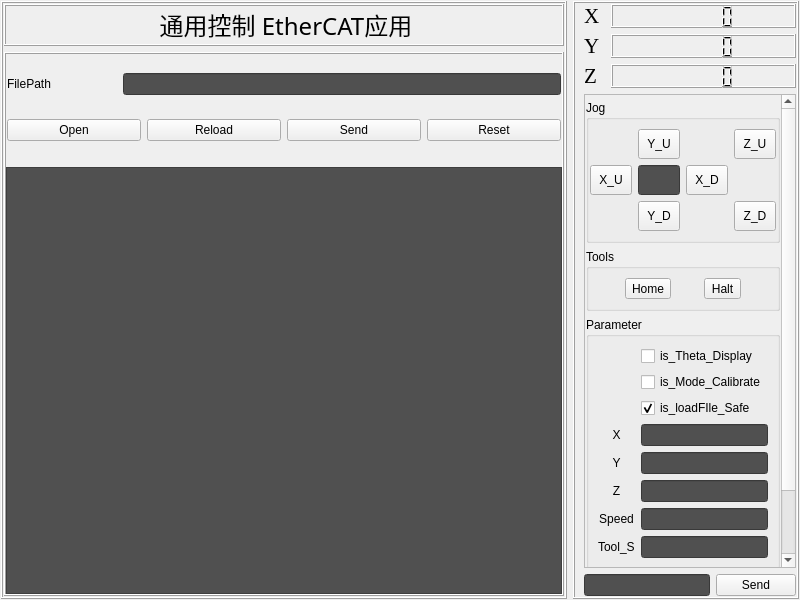
<?xml version="1.0" encoding="UTF-8"?>
<ui version="4.0">
 <class>Form_ControlTab</class>
 <widget class="QWidget" name="Form_ControlTab">
  <property name="geometry">
   <rect>
    <x>0</x>
    <y>0</y>
    <width>800</width>
    <height>600</height>
   </rect>
  </property>
  <property name="windowTitle">
   <string>Form</string>
  </property>
  <layout class="QHBoxLayout" name="horizontalLayout" stretch="5,2">
   <property name="leftMargin">
    <number>1</number>
   </property>
   <property name="topMargin">
    <number>1</number>
   </property>
   <property name="rightMargin">
    <number>1</number>
   </property>
   <property name="bottomMargin">
    <number>1</number>
   </property>
   <item>
    <widget class="QFrame" name="frame_left">
     <property name="frameShape">
      <enum>QFrame::Box</enum>
     </property>
     <property name="frameShadow">
      <enum>QFrame::Raised</enum>
     </property>
     <layout class="QVBoxLayout" name="verticalLayout" stretch="1,19">
      <property name="leftMargin">
       <number>1</number>
      </property>
      <property name="topMargin">
       <number>1</number>
      </property>
      <property name="rightMargin">
       <number>1</number>
      </property>
      <property name="bottomMargin">
       <number>1</number>
      </property>
      <item>
       <widget class="QFrame" name="frame_controlDisplay">
        <property name="frameShape">
         <enum>QFrame::Box</enum>
        </property>
        <property name="frameShadow">
         <enum>QFrame::Raised</enum>
        </property>
        <layout class="QGridLayout" name="gridLayout_2">
         <property name="leftMargin">
          <number>5</number>
         </property>
         <property name="topMargin">
          <number>1</number>
         </property>
         <property name="rightMargin">
          <number>1</number>
         </property>
         <property name="bottomMargin">
          <number>1</number>
         </property>
         <item row="0" column="0">
          <widget class="QLabel" name="label_title">
           <property name="font">
            <font>
             <family>Agency FB</family>
             <pointsize>18</pointsize>
            </font>
           </property>
           <property name="text">
            <string>通用控制 EtherCAT应用</string>
           </property>
           <property name="alignment">
            <set>Qt::AlignCenter</set>
           </property>
          </widget>
         </item>
        </layout>
       </widget>
      </item>
      <item>
       <widget class="QFrame" name="frame_gcodeTable">
        <property name="frameShape">
         <enum>QFrame::Box</enum>
        </property>
        <property name="frameShadow">
         <enum>QFrame::Raised</enum>
        </property>
        <layout class="QVBoxLayout" name="verticalLayout_2" stretch="1,4">
         <property name="leftMargin">
          <number>0</number>
         </property>
         <property name="topMargin">
          <number>0</number>
         </property>
         <property name="rightMargin">
          <number>0</number>
         </property>
         <property name="bottomMargin">
          <number>0</number>
         </property>
         <item>
          <widget class="QWidget" name="widget" native="true">
           <layout class="QGridLayout" name="gridLayout">
            <property name="leftMargin">
             <number>1</number>
            </property>
            <property name="topMargin">
             <number>1</number>
            </property>
            <property name="rightMargin">
             <number>1</number>
            </property>
            <property name="bottomMargin">
             <number>1</number>
            </property>
            <item row="0" column="0">
             <layout class="QHBoxLayout" name="horizontalLayout_2" stretch="1,4">
              <item>
               <widget class="QLabel" name="label">
                <property name="text">
                 <string>FilePath</string>
                </property>
               </widget>
              </item>
              <item>
               <widget class="QLineEdit" name="lineEdit_gcodeFilePath">
                <property name="styleSheet">
                 <string notr="true">background-color: rgb(80, 80, 80);</string>
                </property>
               </widget>
              </item>
             </layout>
            </item>
            <item row="1" column="0">
             <layout class="QHBoxLayout" name="horizontalLayout_3" stretch="1,1,1,1">
              <item>
               <widget class="QPushButton" name="pushButton_gcodeFileOpen">
                <property name="text">
                 <string>Open</string>
                </property>
               </widget>
              </item>
              <item>
               <widget class="QPushButton" name="pushButton_gcodeFileReload">
                <property name="text">
                 <string>Reload</string>
                </property>
               </widget>
              </item>
              <item>
               <widget class="QPushButton" name="pushButton_gcodeFileSend">
                <property name="text">
                 <string>Send</string>
                </property>
               </widget>
              </item>
              <item>
               <widget class="QPushButton" name="pushButton_gcodeFileReset">
                <property name="text">
                 <string>Reset</string>
                </property>
               </widget>
              </item>
             </layout>
            </item>
           </layout>
          </widget>
         </item>
         <item>
          <widget class="QTableWidget" name="tableWidget_gcode">
           <property name="styleSheet">
            <string notr="true">background-color: rgb(80, 80, 80);</string>
           </property>
          </widget>
         </item>
        </layout>
       </widget>
      </item>
     </layout>
    </widget>
   </item>
   <item>
    <widget class="QFrame" name="frame_right">
     <property name="frameShape">
      <enum>QFrame::Box</enum>
     </property>
     <property name="frameShadow">
      <enum>QFrame::Raised</enum>
     </property>
     <layout class="QGridLayout" name="gridLayout_5">
      <property name="leftMargin">
       <number>9</number>
      </property>
      <property name="topMargin">
       <number>1</number>
      </property>
      <property name="rightMargin">
       <number>1</number>
      </property>
      <property name="bottomMargin">
       <number>1</number>
      </property>
      <item row="0" column="0">
       <widget class="QWidget" name="widget_3" native="true">
        <layout class="QVBoxLayout" name="verticalLayout_3">
         <property name="leftMargin">
          <number>0</number>
         </property>
         <property name="topMargin">
          <number>0</number>
         </property>
         <property name="rightMargin">
          <number>0</number>
         </property>
         <property name="bottomMargin">
          <number>0</number>
         </property>
         <item>
          <layout class="QHBoxLayout" name="horizontalLayout_5" stretch="1,9">
           <item>
            <widget class="QLabel" name="label_2">
             <property name="font">
              <font>
               <family>Times New Roman</family>
               <pointsize>16</pointsize>
              </font>
             </property>
             <property name="text">
              <string>X</string>
             </property>
            </widget>
           </item>
           <item>
            <widget class="QLCDNumber" name="lcdNumber_Axis_X"/>
           </item>
          </layout>
         </item>
         <item>
          <layout class="QHBoxLayout" name="horizontalLayout_6" stretch="1,9">
           <item>
            <widget class="QLabel" name="label_3">
             <property name="font">
              <font>
               <family>Times New Roman</family>
               <pointsize>16</pointsize>
              </font>
             </property>
             <property name="text">
              <string>Y</string>
             </property>
            </widget>
           </item>
           <item>
            <widget class="QLCDNumber" name="lcdNumber_Axis_Y"/>
           </item>
          </layout>
         </item>
         <item>
          <layout class="QHBoxLayout" name="horizontalLayout_7" stretch="1,9">
           <item>
            <widget class="QLabel" name="label_4">
             <property name="font">
              <font>
               <family>Times New Roman</family>
               <pointsize>16</pointsize>
              </font>
             </property>
             <property name="text">
              <string>Z</string>
             </property>
            </widget>
           </item>
           <item>
            <widget class="QLCDNumber" name="lcdNumber_Axis_Z"/>
           </item>
          </layout>
         </item>
        </layout>
       </widget>
      </item>
      <item row="2" column="0">
       <layout class="QHBoxLayout" name="horizontalLayout_4">
        <item>
         <widget class="QLineEdit" name="lineEdit_command">
          <property name="styleSheet">
           <string notr="true">background-color: rgb(80, 80, 80);</string>
          </property>
         </widget>
        </item>
        <item>
         <widget class="QPushButton" name="pushButton_commendSend">
          <property name="text">
           <string>Send</string>
          </property>
         </widget>
        </item>
       </layout>
      </item>
      <item row="1" column="0">
       <widget class="QScrollArea" name="scrollArea">
        <property name="minimumSize">
         <size>
          <width>0</width>
          <height>0</height>
         </size>
        </property>
        <property name="frameShape">
         <enum>QFrame::StyledPanel</enum>
        </property>
        <property name="widgetResizable">
         <bool>true</bool>
        </property>
        <widget class="QWidget" name="scrollAreaWidgetContents_Jog">
         <property name="geometry">
          <rect>
           <x>0</x>
           <y>0</y>
           <width>193</width>
           <height>486</height>
          </rect>
         </property>
         <layout class="QVBoxLayout" name="verticalLayout_4" stretch="1,2">
          <property name="leftMargin">
           <number>1</number>
          </property>
          <property name="topMargin">
           <number>5</number>
          </property>
          <property name="rightMargin">
           <number>1</number>
          </property>
          <property name="bottomMargin">
           <number>5</number>
          </property>
          <item>
           <widget class="QWidget" name="widget_2" native="true">
            <layout class="QGridLayout" name="gridLayout_4">
             <property name="leftMargin">
              <number>0</number>
             </property>
             <property name="topMargin">
              <number>0</number>
             </property>
             <property name="rightMargin">
              <number>0</number>
             </property>
             <property name="bottomMargin">
              <number>0</number>
             </property>
             <item row="3" column="1">
              <widget class="QGroupBox" name="groupBox_Parameter">
               <property name="title">
                <string>Parameter</string>
               </property>
               <layout class="QGridLayout" name="gridLayout_7">
                <item row="0" column="2">
                 <widget class="QCheckBox" name="checkBox_Is_Theta_Display">
                  <property name="text">
                   <string>is_Theta_Display</string>
                  </property>
                 </widget>
                </item>
                <item row="6" column="0">
                 <widget class="QLabel" name="label_8">
                  <property name="text">
                   <string>Speed</string>
                  </property>
                  <property name="alignment">
                   <set>Qt::AlignCenter</set>
                  </property>
                 </widget>
                </item>
                <item row="4" column="2">
                 <widget class="QLineEdit" name="lineEdit_PosY">
                  <property name="styleSheet">
                   <string notr="true">background-color: rgb(80, 80, 80);
</string>
                  </property>
                 </widget>
                </item>
                <item row="3" column="2">
                 <widget class="QLineEdit" name="lineEdit_PosX">
                  <property name="styleSheet">
                   <string notr="true">background-color: rgb(80, 80, 80);
</string>
                  </property>
                 </widget>
                </item>
                <item row="6" column="2">
                 <widget class="QLineEdit" name="lineEdit_JogSpeed">
                  <property name="styleSheet">
                   <string notr="true">background-color: rgb(80, 80, 80);</string>
                  </property>
                 </widget>
                </item>
                <item row="4" column="0">
                 <widget class="QLabel" name="label_6">
                  <property name="text">
                   <string>Y</string>
                  </property>
                  <property name="alignment">
                   <set>Qt::AlignCenter</set>
                  </property>
                 </widget>
                </item>
                <item row="2" column="2">
                 <widget class="QCheckBox" name="checkBox_Is_LoadFileSafe">
                  <property name="text">
                   <string>is_loadFIle_Safe</string>
                  </property>
                  <property name="checked">
                   <bool>true</bool>
                  </property>
                 </widget>
                </item>
                <item row="5" column="0">
                 <widget class="QLabel" name="label_7">
                  <property name="text">
                   <string>Z</string>
                  </property>
                  <property name="alignment">
                   <set>Qt::AlignCenter</set>
                  </property>
                 </widget>
                </item>
                <item row="3" column="0">
                 <widget class="QLabel" name="label_5">
                  <property name="text">
                   <string>X</string>
                  </property>
                  <property name="alignment">
                   <set>Qt::AlignCenter</set>
                  </property>
                 </widget>
                </item>
                <item row="1" column="2">
                 <widget class="QCheckBox" name="checkBox_Is_CalibrateMode">
                  <property name="text">
                   <string>is_Mode_Calibrate</string>
                  </property>
                 </widget>
                </item>
                <item row="5" column="2">
                 <widget class="QLineEdit" name="lineEdit_PosZ">
                  <property name="styleSheet">
                   <string notr="true">background-color: rgb(80, 80, 80);</string>
                  </property>
                 </widget>
                </item>
                <item row="7" column="2">
                 <widget class="QLineEdit" name="lineEdit_ToolSpeed">
                  <property name="styleSheet">
                   <string notr="true">background-color: rgb(80, 80, 80);</string>
                  </property>
                 </widget>
                </item>
                <item row="7" column="0">
                 <widget class="QLabel" name="label_10">
                  <property name="text">
                   <string>Tool_S</string>
                  </property>
                 </widget>
                </item>
               </layout>
              </widget>
             </item>
             <item row="1" column="1">
              <widget class="QGroupBox" name="groupBox_Jog">
               <property name="sizePolicy">
                <sizepolicy hsizetype="Preferred" vsizetype="Preferred">
                 <horstretch>0</horstretch>
                 <verstretch>0</verstretch>
                </sizepolicy>
               </property>
               <property name="title">
                <string>Jog</string>
               </property>
               <layout class="QGridLayout" name="gridLayout_3" rowstretch="1,1,1" columnstretch="1,1,1,1">
                <property name="leftMargin">
                 <number>1</number>
                </property>
                <property name="topMargin">
                 <number>9</number>
                </property>
                <property name="rightMargin">
                 <number>1</number>
                </property>
                <property name="bottomMargin">
                 <number>9</number>
                </property>
                <item row="1" column="1">
                 <widget class="QLineEdit" name="lineEdit_jogStep">
                  <property name="sizePolicy">
                   <sizepolicy hsizetype="Preferred" vsizetype="Preferred">
                    <horstretch>0</horstretch>
                    <verstretch>0</verstretch>
                   </sizepolicy>
                  </property>
                  <property name="minimumSize">
                   <size>
                    <width>30</width>
                    <height>30</height>
                   </size>
                  </property>
                  <property name="styleSheet">
                   <string notr="true">background-color: rgb(80, 80, 80);
</string>
                  </property>
                 </widget>
                </item>
                <item row="0" column="1">
                 <widget class="QToolButton" name="toolButton_jogY_positive">
                  <property name="sizePolicy">
                   <sizepolicy hsizetype="Preferred" vsizetype="Preferred">
                    <horstretch>0</horstretch>
                    <verstretch>0</verstretch>
                   </sizepolicy>
                  </property>
                  <property name="minimumSize">
                   <size>
                    <width>30</width>
                    <height>30</height>
                   </size>
                  </property>
                  <property name="styleSheet">
                   <string notr="true"/>
                  </property>
                  <property name="text">
                   <string>Y_U</string>
                  </property>
                  <property name="icon">
                   <iconset resource="../../QT_VS_Dock/res_icons.qrc">
                    <normaloff>:/Control/Resource/Control/Dir_Up.png</normaloff>:/Control/Resource/Control/Dir_Up.png</iconset>
                  </property>
                  <property name="iconSize">
                   <size>
                    <width>100</width>
                    <height>100</height>
                   </size>
                  </property>
                 </widget>
                </item>
                <item row="2" column="3">
                 <widget class="QToolButton" name="toolButton_jogZ_negtive">
                  <property name="sizePolicy">
                   <sizepolicy hsizetype="Preferred" vsizetype="Preferred">
                    <horstretch>0</horstretch>
                    <verstretch>0</verstretch>
                   </sizepolicy>
                  </property>
                  <property name="minimumSize">
                   <size>
                    <width>30</width>
                    <height>30</height>
                   </size>
                  </property>
                  <property name="text">
                   <string>Z_D</string>
                  </property>
                  <property name="icon">
                   <iconset resource="../../QT_VS_Dock/res_icons.qrc">
                    <normaloff>:/Control/Resource/Control/Dir_Down.png</normaloff>:/Control/Resource/Control/Dir_Down.png</iconset>
                  </property>
                  <property name="iconSize">
                   <size>
                    <width>100</width>
                    <height>100</height>
                   </size>
                  </property>
                 </widget>
                </item>
                <item row="1" column="3">
                 <spacer name="horizontalSpacer">
                  <property name="orientation">
                   <enum>Qt::Horizontal</enum>
                  </property>
                  <property name="sizeHint" stdset="0">
                   <size>
                    <width>30</width>
                    <height>30</height>
                   </size>
                  </property>
                 </spacer>
                </item>
                <item row="0" column="3">
                 <widget class="QToolButton" name="toolButton_jogZ_positive">
                  <property name="sizePolicy">
                   <sizepolicy hsizetype="Preferred" vsizetype="Preferred">
                    <horstretch>0</horstretch>
                    <verstretch>0</verstretch>
                   </sizepolicy>
                  </property>
                  <property name="minimumSize">
                   <size>
                    <width>30</width>
                    <height>30</height>
                   </size>
                  </property>
                  <property name="text">
                   <string>Z_U</string>
                  </property>
                  <property name="icon">
                   <iconset resource="../../QT_VS_Dock/res_icons.qrc">
                    <normaloff>:/Control/Resource/Control/Dir_Up.png</normaloff>:/Control/Resource/Control/Dir_Up.png</iconset>
                  </property>
                  <property name="iconSize">
                   <size>
                    <width>10016</width>
                    <height>100</height>
                   </size>
                  </property>
                 </widget>
                </item>
                <item row="1" column="0">
                 <widget class="QToolButton" name="toolButton_jogX_positive">
                  <property name="sizePolicy">
                   <sizepolicy hsizetype="Preferred" vsizetype="Preferred">
                    <horstretch>0</horstretch>
                    <verstretch>0</verstretch>
                   </sizepolicy>
                  </property>
                  <property name="minimumSize">
                   <size>
                    <width>30</width>
                    <height>30</height>
                   </size>
                  </property>
                  <property name="text">
                   <string>X_U</string>
                  </property>
                  <property name="icon">
                   <iconset resource="../../QT_VS_Dock/res_icons.qrc">
                    <normaloff>:/Control/Resource/Control/Dir_Left.png</normaloff>:/Control/Resource/Control/Dir_Left.png</iconset>
                  </property>
                  <property name="iconSize">
                   <size>
                    <width>100</width>
                    <height>100</height>
                   </size>
                  </property>
                 </widget>
                </item>
                <item row="2" column="1">
                 <widget class="QToolButton" name="toolButton_jogY_negtive">
                  <property name="sizePolicy">
                   <sizepolicy hsizetype="Preferred" vsizetype="Preferred">
                    <horstretch>0</horstretch>
                    <verstretch>0</verstretch>
                   </sizepolicy>
                  </property>
                  <property name="minimumSize">
                   <size>
                    <width>30</width>
                    <height>30</height>
                   </size>
                  </property>
                  <property name="text">
                   <string>Y_D</string>
                  </property>
                  <property name="icon">
                   <iconset resource="../../QT_VS_Dock/res_icons.qrc">
                    <normaloff>:/Control/Resource/Control/Dir_Down.png</normaloff>:/Control/Resource/Control/Dir_Down.png</iconset>
                  </property>
                  <property name="iconSize">
                   <size>
                    <width>100</width>
                    <height>100</height>
                   </size>
                  </property>
                 </widget>
                </item>
                <item row="1" column="2">
                 <widget class="QToolButton" name="toolButton_jogX_negtive">
                  <property name="sizePolicy">
                   <sizepolicy hsizetype="Preferred" vsizetype="Preferred">
                    <horstretch>0</horstretch>
                    <verstretch>0</verstretch>
                   </sizepolicy>
                  </property>
                  <property name="minimumSize">
                   <size>
                    <width>30</width>
                    <height>30</height>
                   </size>
                  </property>
                  <property name="text">
                   <string>X_D</string>
                  </property>
                  <property name="icon">
                   <iconset resource="../../QT_VS_Dock/res_icons.qrc">
                    <normaloff>:/Control/Resource/Control/Dir_Right.png</normaloff>:/Control/Resource/Control/Dir_Right.png</iconset>
                  </property>
                  <property name="iconSize">
                   <size>
                    <width>100</width>
                    <height>100</height>
                   </size>
                  </property>
                 </widget>
                </item>
               </layout>
              </widget>
             </item>
             <item row="2" column="1">
              <widget class="QGroupBox" name="groupBox_Tools">
               <property name="title">
                <string>Tools</string>
               </property>
               <layout class="QGridLayout" name="gridLayout_6">
                <item row="0" column="0">
                 <widget class="QToolButton" name="toolButton_jogHome">
                  <property name="text">
                   <string>Home</string>
                  </property>
                 </widget>
                </item>
                <item row="0" column="1">
                 <widget class="QToolButton" name="toolButton_jogHalt">
                  <property name="text">
                   <string>Halt</string>
                  </property>
                 </widget>
                </item>
               </layout>
              </widget>
             </item>
            </layout>
           </widget>
          </item>
          <item>
           <widget class="QGroupBox" name="groupBox_Master">
            <property name="title">
             <string>Master</string>
            </property>
            <layout class="QHBoxLayout" name="horizontalLayout_8">
             <item>
              <widget class="QLabel" name="label_9">
               <property name="text">
                <string>Slave_Index</string>
               </property>
              </widget>
             </item>
             <item>
              <widget class="QComboBox" name="comboBox_SlaveIndex">
               <item>
                <property name="text">
                 <string>0</string>
                </property>
               </item>
              </widget>
             </item>
            </layout>
           </widget>
          </item>
         </layout>
        </widget>
       </widget>
      </item>
     </layout>
    </widget>
   </item>
  </layout>
 </widget>
 <resources>
  <include location="../../QT_VS_Dock/res_icons.qrc"/>
 </resources>
 <connections/>
</ui>
